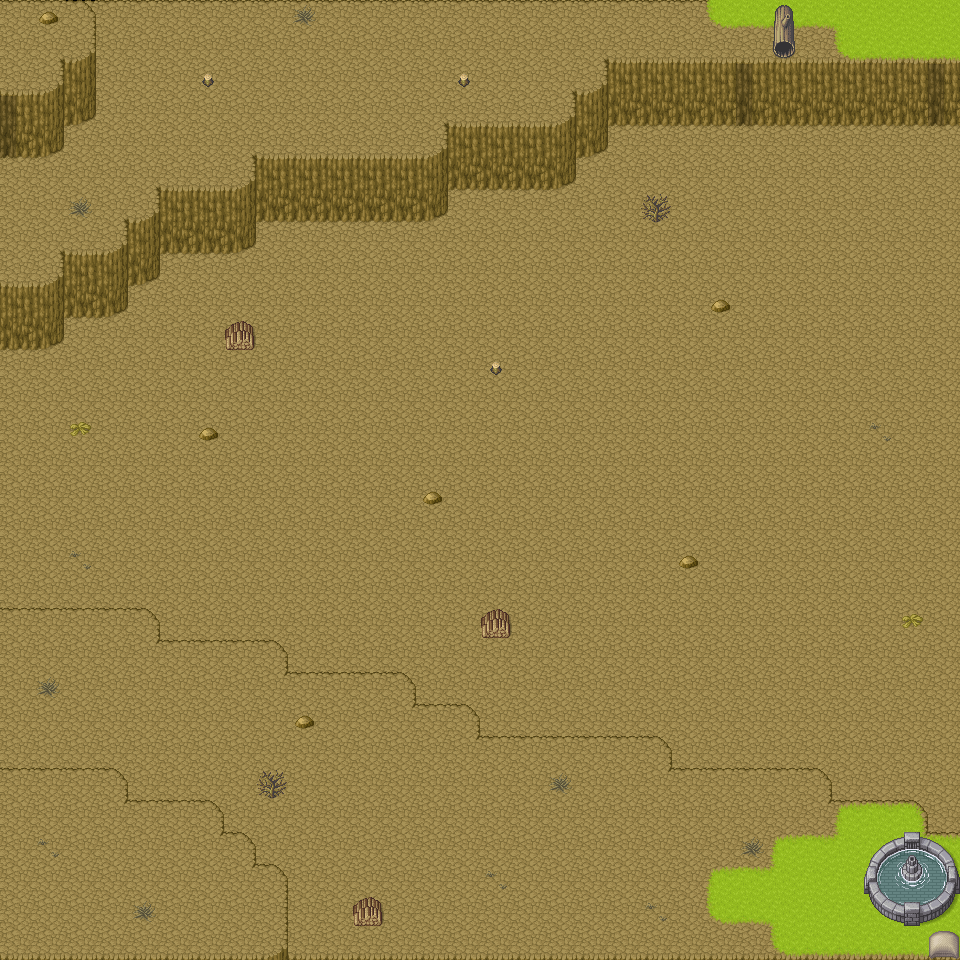

A level layout from a 2D game, rendered from its tile map. Below: a short description, then the map file with tile-grid data replaced by summaries:
An orthogonal 30x30 tile map with 32x32 px tiles, 5 tile layers (Ground, Cliffs, Cliff_Grass, Decor, ...), 2 tilesets and 78 objects (44x wall, 7x mob, 5x Teleport, playerRight, playerLeft, ...).

<map version="1.4" tiledversion="1.4.2" orientation="orthogonal" renderorder="right-down" width="30" height="30" tilewidth="32" tileheight="32" infinite="0" nextlayerid="7" nextobjectid="170">
 <properties>
  <property name="music" value="Overworld1.mp3" />
 </properties>
 <tileset firstgid="1" source="Base.tsx" />
 <tileset firstgid="1065" source="[A]Grass_pipo.tsx" />
 <layer id="1" name="Ground" width="30" height="30">
  <data>[900 cells, 900 non-empty, 2 distinct tile ids]</data>
 </layer>
 <layer id="2" name="Cliffs" width="30" height="30">
  <data>[900 cells, 217 non-empty, 13 distinct tile ids]</data>
 </layer>
 <layer id="3" name="Cliff_Grass" width="30" height="30">
  <data>[900 cells, 43 non-empty, 9 distinct tile ids]</data>
 </layer>
 <layer id="4" name="Decor" width="30" height="30">
  <data>[900 cells, 35 non-empty, 18 distinct tile ids]</data>
 </layer>
 <layer id="6" name="Decor(top)" width="30" height="30">
  <properties>
   <property name="top" type="object" value="0" />
  </properties>
  <data>[900 cells, 5 non-empty, 2 distinct tile ids]</data>
 </layer>
 <objectgroup id="5" name="Objects">
  <object id="82" name="wall" x="872" y="840" width="80" height="80" />
  <object id="83" name="wall" x="928" y="928" width="32" height="32" />
  <object id="84" name="wall" x="928" y="832" width="32" height="8" />
  <object id="85" name="wall" x="832" y="800" width="96" height="3" />
  <object id="86" name="wall" x="925" y="803" width="3" height="29" />
  <object id="87" name="wall" x="829" y="771" width="3" height="29" />
  <object id="88" name="wall" x="672" y="768" width="157" height="3" />
  <object id="89" name="wall" x="668" y="739" width="3" height="29" />
  <object id="90" name="wall" x="480" y="736" width="188" height="3" />
  <object id="91" name="wall" x="477" y="707" width="3" height="29" />
  <object id="92" name="wall" x="416" y="704" width="61" height="3" />
  <object id="93" name="wall" x="413" y="675" width="3" height="29" />
  <object id="94" name="wall" x="287" y="672" width="126" height="3" />
  <object id="95" name="wall" x="284" y="643" width="3" height="29" />
  <object id="96" name="wall" x="160" y="640" width="124" height="3" />
  <object id="97" name="wall" x="157" y="611" width="3" height="29" />
  <object id="98" name="wall" x="0" y="608" width="157" height="3" />
  <object id="99" name="wall" x="125" y="771" width="3" height="29" />
  <object id="100" name="wall" x="0" y="768" width="125" height="3" />
  <object id="101" name="wall" x="221" y="804" width="3" height="29" />
  <object id="102" name="wall" x="128" y="801" width="93" height="3" />
  <object id="103" name="wall" x="253" y="835" width="3" height="29" />
  <object id="104" name="wall" x="224" y="832" width="29" height="3" />
  <object id="105" name="wall" x="284" y="867" width="3" height="93" />
  <object id="106" name="wall" x="256" y="864" width="28" height="3" />
  <object id="108" name="wall" x="0" y="960" width="960" height="32" />
  <object id="109" name="wall" x="0" y="-32" width="960" height="32" />
  <object id="110" name="wall" x="776" y="0" width="16" height="64" />
  <object id="111" name="wall" x="608" y="64" width="352" height="56" />
  <object id="112" name="wall" x="576" y="96" width="32" height="56" />
  <object id="113" name="wall" x="448" y="128" width="128" height="56" />
  <object id="114" name="wall" x="256" y="160" width="192" height="56" />
  <object id="115" name="wall" x="160" y="192" width="96" height="56" />
  <object id="116" name="wall" x="128" y="224" width="32" height="56" />
  <object id="117" name="wall" x="64" y="256" width="64" height="56" />
  <object id="118" name="wall" x="0" y="288" width="64" height="56" />
  <object id="119" name="wall" x="0" y="96" width="64" height="56" />
  <object id="120" name="wall" x="64" y="64" width="32" height="56" />
  <object id="122" name="wall" x="93" y="0" width="3" height="64" />
  <object id="123" name="Transition1.tmx" type="Teleport" x="960" y="120" width="8" height="712">
   <properties>
    <property name="playerLocation" value="playerLeft" />
   </properties>
  </object>
  <object id="124" name="playerRight" x="920" y="440" width="16" height="16" />
  <object id="125" name="playerLeft" x="16" y="472" width="16" height="16" />
  <object id="126" name="Canyon1.tmx" type="Teleport" x="-8" y="344" width="8" height="264">
   <properties>
    <property name="playerLocation" value="playerRight" />
   </properties>
  </object>
  <object id="127" name="wall" x="480" y="616" width="32" height="24" />
  <object id="128" name="wall" x="352" y="904" width="32" height="24" />
  <object id="129" name="wall" x="264" y="792" width="16" height="8" />
  <object id="130" name="wall" x="224" y="328" width="32" height="24" />
  <object id="131" name="wall" x="648" y="216" width="16" height="8" />
  <object id="132" name="playerLeftUp" x="24" y="216" width="16" height="16" />
  <object id="134" name="playerLeftDown" x="24" y="680" width="16" height="16" />
  <object id="135" name="playerLeftBottom" x="24" y="864" width="16" height="16" />
  <object id="136" name="Canyon1.tmx" type="Teleport" x="-8" y="152" width="8" height="136">
   <properties>
    <property name="playerLocation" value="playerRightUp" />
   </properties>
  </object>
  <object id="137" name="Canyon1.tmx" type="Teleport" x="-8" y="624" width="8" height="136">
   <properties>
    <property name="playerLocation" value="playerRightDown" />
   </properties>
  </object>
  <object id="138" name="Canyon1.tmx" type="Teleport" x="-8" y="784" width="8" height="176">
   <properties>
    <property name="playerLocation" value="playerRightBottom" />
   </properties>
  </object>
  <object id="139" name="Cobra" type="mob" x="808" y="232" width="16" height="16">
   <properties>
    <property name="damage" type="int" value="1" />
    <property name="health" type="int" value="3" />
    <property name="knockback" type="int" value="30" />
    <property name="route1" type="object" value="147" />
    <property name="route2" type="object" value="148" />
    <property name="speed" type="int" value="50" />
   </properties>
  </object>
  <object id="140" name="Cobra" type="mob" x="616" y="520" width="16" height="16">
   <properties>
    <property name="damage" type="int" value="1" />
    <property name="health" type="int" value="3" />
    <property name="knockback" type="int" value="30" />
    <property name="route1" type="object" value="149" />
    <property name="route2" type="object" value="150" />
    <property name="speed" type="int" value="50" />
   </properties>
  </object>
  <object id="141" name="Cobra" type="mob" x="360" y="360" width="16" height="16">
   <properties>
    <property name="damage" type="int" value="1" />
    <property name="health" type="int" value="3" />
    <property name="knockback" type="int" value="30" />
    <property name="route1" type="object" value="145" />
    <property name="route2" type="object" value="146" />
    <property name="speed" type="int" value="50" />
   </properties>
  </object>
  <object id="143" name="Golem" type="mob" x="88" y="360" width="16" height="16">
   <properties>
    <property name="damage" type="int" value="3" />
    <property name="health" type="int" value="10" />
    <property name="knockback" type="int" value="5" />
    <property name="route1" type="object" value="152" />
    <property name="route2" type="object" value="151" />
    <property name="speed" type="int" value="20" />
   </properties>
  </object>
  </objectgroup>
</map>
<!-- 20 of 78 objects omitted -->
